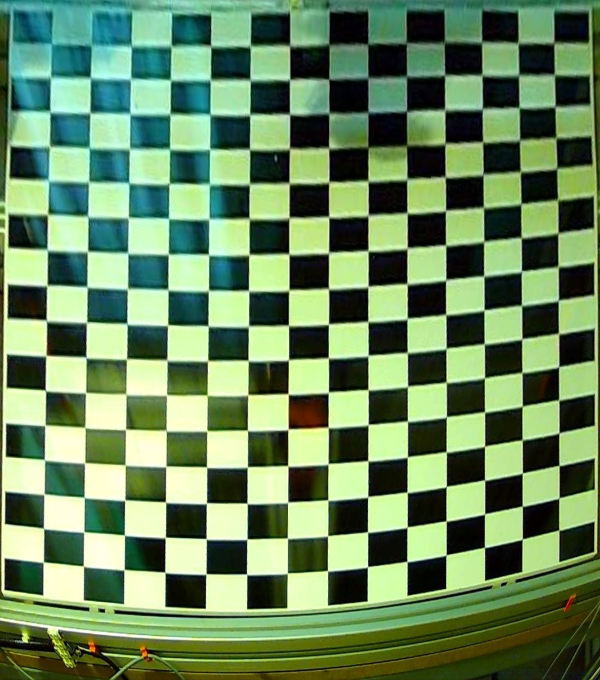
#> input picture distest0.jpeg, 1200 x 1360 px (shown at 1/2 size); the run also reads 1 picture not shown here
$ python lensdistort.py
#> lines starting #> are read from the running program, lines starting #| are printed output that depends on the picture; after the words box and inside, x2 and y2 are one past the last pixel; in counts of white or black regions, pixels touching at a corner belong together
import numpy as np
import cv2
import glob


################ FIND CHESSBOARD CORNERS - OBJECT POINTS AND IMAGE POINTS #############################
def fixshape(heig,leng):
#> called with heig = 16, leng = 14
    chessboardSize = (heig,leng)
    cx=chessboardSize[1]
    cy=chessboardSize[0]

    imgf = cv2.imread('distest0.jpeg') ###CHECKBOARD ONLY
#> imgf is the input picture: shape (1360, 1200, 3); mean B, G, R 95.1, 136.6, 106.1

    frameSize = (len(imgf[0]),len(imgf))
#> frameSize = (1200, 1360)
    #frameSize=(1345,799)


    # termination criteria
    criteria = (cv2.TERM_CRITERIA_EPS + cv2.TERM_CRITERIA_MAX_ITER, 30, 0.001)


    # prepare object points, like (0,0,0), (1,0,0), (2,0,0) ....,(6,5,0)
    objp = np.zeros((chessboardSize[0] * chessboardSize[1], 3), np.float32)
    objp[:,:2] = np.mgrid[0:chessboardSize[0],0:chessboardSize[1]].T.reshape(-1,2)


    # Arrays to store object points and image points from all the images.
    objpoints = [] # 3d point in real world space
    imgpoints = [] # 2d points in image plane.


    images = glob.glob('*.jpeg')

    img = cv2.imread(images[0])
   #cv2.imshow("a",img)
    for image in images:

        img = cv2.imread(image)
        gray = cv2.cvtColor(img, cv2.COLOR_BGR2GRAY)
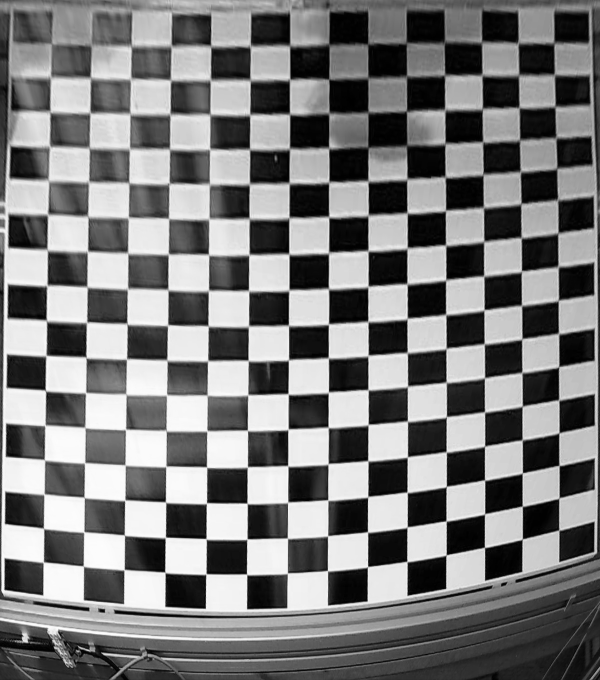
#> gray: shape (1360, 1200) (shown at 1/2 size); min 0, max 255, mean 122.8

        # Find the chess board corners
        ret, corners = cv2.findChessboardCorners(gray, chessboardSize, None)
#> ret = True; corners = 224 rows, first 8: [1109, 86.5], [1109.5, 150], [1111, 214.5], [1112.5, 276], [1114, 337], [1114.5, 401.5], [1116.5, 467], [1116.5, 534]

        # If found, add object points, image points (after refining them)
        if ret == True:
            print("found")
            objpoints.append(objp)
            corners2 = cv2.cornerSubPix(gray, corners, (11,11), (-1,-1), criteria)
#> corners2 = 224 rows, first 8: [1108.4, 86.46], [1109, 149.5], [1110.1, 213.6], [1112.6, 275.8], [1113.9, 337.5], [1115.5, 400.2], [1116.4, 466.4], [1116.6, 533.5]
            imgpoints.append(corners)
            cv2.circle(img,((int)(corners[0][0][0]),(int)(corners[0][0][1])),5,(0,0,255),cv2.FILLED)
#> img: shape (1360, 1200, 3); under 0.01% of pixels changed, all inside (x1, y1, x2, y2) = (1103, 81, 1114, 92)
            cv2.circle(img,((int)(corners[cx*cy-1][0][0]),(int)(corners[cx*cy-1][0][1])),5,(0,255,0),cv2.FILLED)
#> img: shape (1360, 1200, 3); mean B, G, R 95.1, 136.6, 106.1
            cv2.circle(img,((int)(corners[cy-1][0][0]),(int)(corners[cy-1][0][1])),5,(255,0,0),cv2.FILLED)
#> img: shape (1360, 1200, 3); mean B, G, R 95.1, 136.6, 106.1
            cv2.circle(img,((int)(corners[cx*cy-cy][0][0]),(int)(corners[cx*cy-cy][0][1])),5,(255,255,255),cv2.FILLED)
#> img: shape (1360, 1200, 3); mean B, G, R 95.1, 136.6, 106.1
            # Draw and display the corners
            cv2.drawChessboardCorners(img, chessboardSize, corners2, ret)
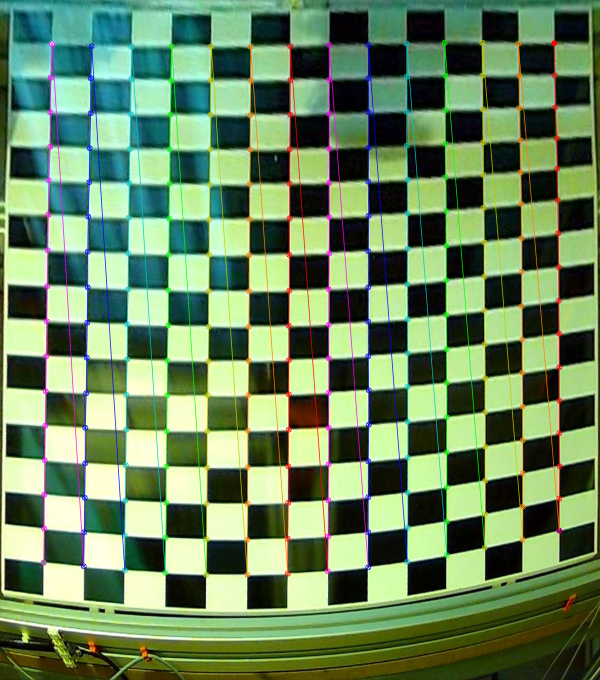
#> img: shape (1360, 1200, 3) (shown at 1/2 size); mean B, G, R 94.7, 135.3, 106.4
            cv2.imwrite("processing.jpg",img)
           #cv2.imshow('img', img)
            cv2.waitKey(1000)
#> pass 2 of the loop in fixshape, `for image in images:`:
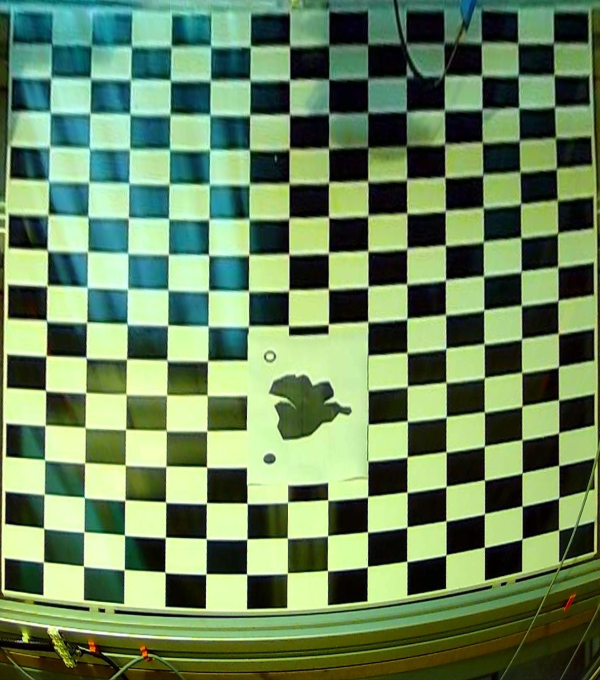
#> input picture distest1.jpeg, 1200 x 1360 px (shown at 1/2 size)
#> in fixshape, img is the input picture: shape (1360, 1200, 3); mean B, G, R 93.9, 134.8, 106.6
#> in fixshape, `gray = cv2.cvtColor(img, cv2.COLOR_BGR2GRAY)`:
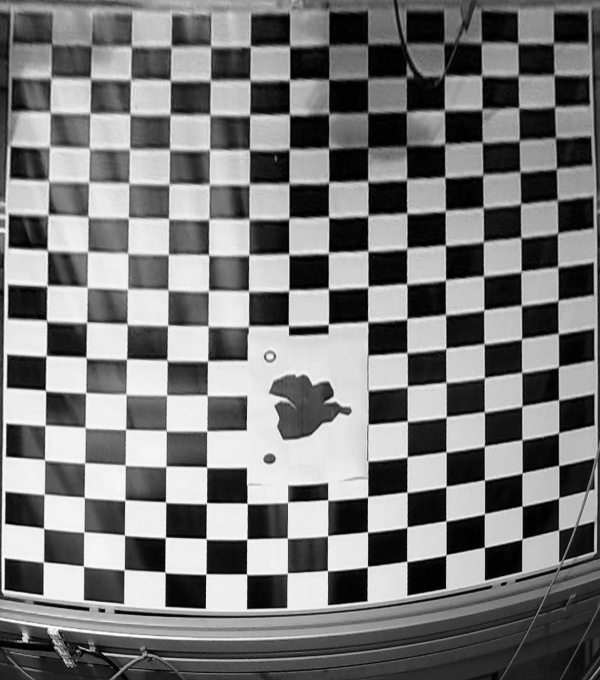
#> gray: shape (1360, 1200) (shown at 1/2 size); min 0, max 255, mean 121.7
#> in fixshape, `ret, corners = cv2.findChessboardCorners(gray, chessboardSize, None)`: ret = False; corners = 214 rows, first 8: [901, 85], [812.5, 87.5], [964, 86.5], [963, 152.5], [902, 141], [805, 143], [736.5, 157.5], [736, 89]


    cv2.destroyAllWindows()


    ############## CALIBRATION #######################################################

    ret, cameraMatrix, dist, rvecs, tvecs = cv2.calibrateCamera(objpoints, imgpoints, frameSize, None, None)
#> ret = 3.91; cameraMatrix = [[6205.6, 0, 518], [0, 8637.1, 860.8], [0, 0, 1]]; dist = [[-5.23, 388.2, -0.522, -0.0754, -20265.1]]; rvecs = ([-0.686, 0.726, 1.45],); tvecs = ([7.81, -6.87, 83.9],)


    ############## UNDISTORTION #####################################################

    img = cv2.imread('distest1.jpeg') ###PICTURE TO FIX
    h,  w = img.shape[:2]
#> h = 1360; w = 1200
    newCameraMatrix, roi = cv2.getOptimalNewCameraMatrix(cameraMatrix, dist, (w,h), 1, (w,h))
#> newCameraMatrix = [[4824.8, 0, 449.5], [0, 7520.7, 749.7], [0, 0, 1]]; roi = (71, 89, 908, 1095)


    # Undistort
    dst = cv2.undistort(img, cameraMatrix, dist, None, newCameraMatrix)

    # crop the image
    x, y, w, h = roi
#> x = 71; y = 89; w = 908; h = 1095
    dst = dst[y:y+h, x:x+w]
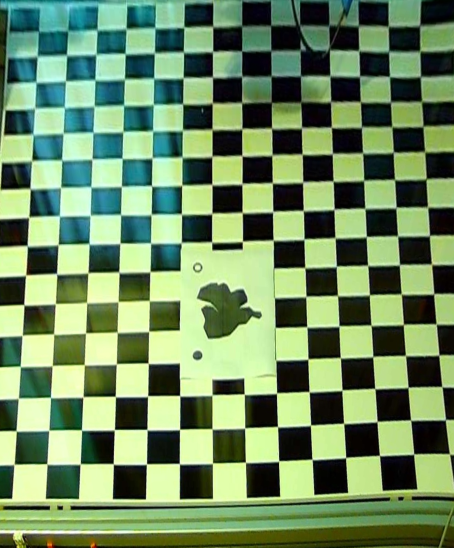
#> dst: shape (1095, 908, 3) (shown at 1/2 size); mean B, G, R 98.2, 140.3, 111.4
    cv2.imwrite('caliResult1.png', dst)

    imgf = cv2.imread('distest0.jpeg') ###CHECKBOARD ONLY
    hf,  wf = imgf.shape[:2]
#> hf = 1360; wf = 1200
    newCameraMatrix, roif = cv2.getOptimalNewCameraMatrix(cameraMatrix, dist, (wf,hf), 1, (wf,hf))
#> roif = (71, 89, 908, 1095)


    # Undistort
    cv2.imshow("test2",imgf)
    dstf = cv2.undistort(imgf, cameraMatrix, dist, None, newCameraMatrix)
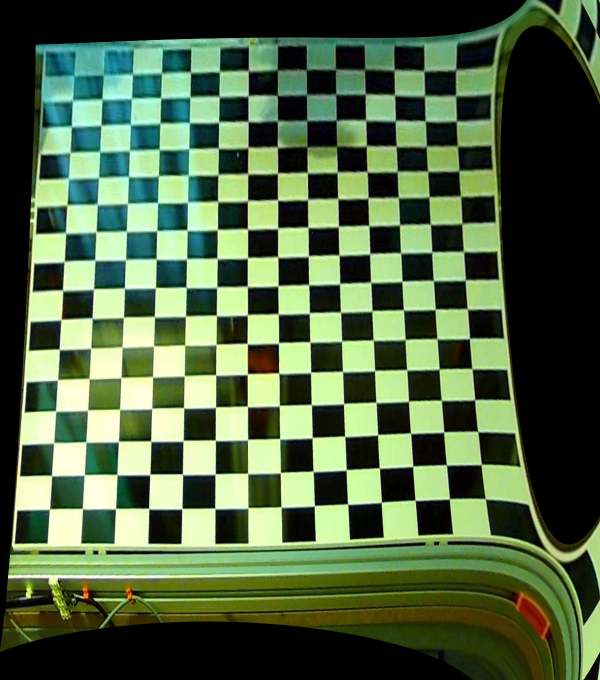
#> dstf: shape (1360, 1200, 3) (shown at 1/2 size); mean B, G, R 67.6, 101, 79.7

    # crop the image
    xf, yf, wf, hf = roif
#> xf = 71; yf = 89; wf = 908; hf = 1095
    dstf = dstf[yf:yf+hf, xf:xf+wf]
#> dstf: shape (1095, 908, 3)
    cv2.imwrite('caliResult11.png', dstf)

    # Undistort
    cv2.imshow("test2",imgf)
    dstf = cv2.undistort(imgf, cameraMatrix, dist, None, newCameraMatrix)

    # crop the image
    xf, yf, wf, hf = roif
    dstf = dstf[yf:yf+hf, xf:xf+wf]
    cv2.imwrite('caliResult12.png', dstf)

    ##########################
    gr=cv2.cvtColor(dstf, cv2.COLOR_BGR2GRAY)
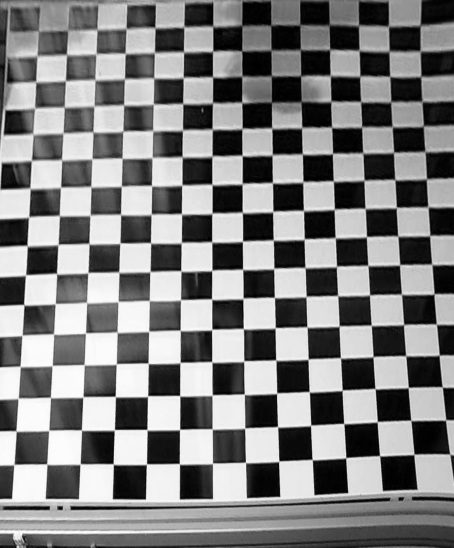
#> gr: shape (1095, 908) (shown at 1/2 size); min 0, max 254, mean 127.4

    ret, crn = cv2.findChessboardCorners(gr, chessboardSize, None)
#> ret = True; crn = 224 rows, first 8: [840.3, 51.32], [841.5, 102], [841, 152.5], [845.5, 202.5], [846.5, 252], [850.5, 303.5], [853.5, 358.5], [857.5, 413]
    cv2.destroyAllWindows()
    cv2.imshow("test",gr)


    if ret == True:
        print("We in chief")
        objpoints.append(objp)
        corners2 = cv2.cornerSubPix(gr, crn, (11,11), (-1,-1), criteria)
#> corners2 = 224 rows, first 8: [840.8, 51.29], [840.7, 102.3], [841.8, 153.4], [844.4, 203.2], [847.1, 252.8], [850.4, 303.7], [853.3, 358.2], [856.4, 414]
        imgpoints.append(crn)
        cv2.circle(dst,((int)(crn[cy-1][0][0]),(int)(crn[cy-1][0][1])),15,(255,0,0),cv2.FILLED)
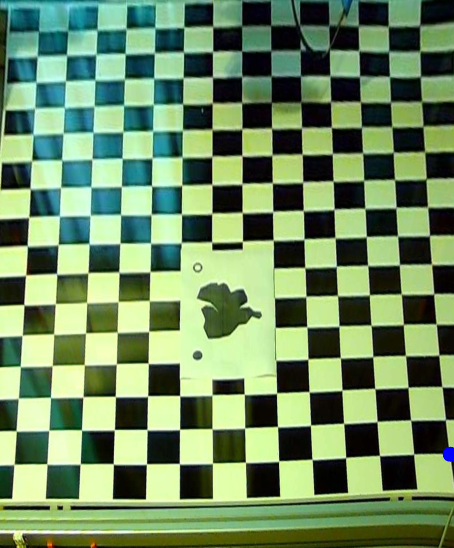
#> dst: shape (1095, 908, 3) (shown at 1/2 size); 0.06% of pixels changed, all inside (x1, y1, x2, y2) = (885, 893, 908, 924)
        cv2.circle(dst,((int)(crn[cx*cy-1][0][0]),(int)(crn[cx*cy-1][0][1])),10,(0,255,0),cv2.FILLED)
#> dst: shape (1095, 908, 3); 0.03% of pixels changed, all inside (x1, y1, x2, y2) = (18, 919, 39, 940)
        cv2.circle(dst,((int)(crn[0][0][0]),(int)(crn[0][0][1])),5,(0,0,255),cv2.FILLED)
#> dst: shape (1095, 908, 3); mean B, G, R 98.2, 140.3, 111.3
        cv2.circle(dst,((int)(crn[cx*cy-cy][0][0]),(int)(crn[cx*cy-cy][0][1])),5,(255,255,255),cv2.FILLED)
#> dst: shape (1095, 908, 3); mean B, G, R 98.2, 140.3, 111.3


        arr=np.float32([
                            [(int)(crn[cx*cy-cy][0][0]),(int)(crn[cx*cy-cy][0][1])],
                            [(int)(crn[0][0][0]),(int)(crn[0][0][1])],
                            [(int)(crn[cx*cy-1][0][0]),(int)(crn[cx*cy-1][0][1])],
                            [(int)(crn[cy-1][0][0]),(int)(crn[cy-1][0][1])]])
#> arr = [[77, 62], [840, 51], [28, 929], [900, 908]]
        #print(arr)
        """
        width=abs((int)(crn[cx*cy-1][0][0]-crn[cy-1][0][0]))
        height=abs((int)(crn[0][0][1]-crn[cy-1][0][1]))"""
        width=1300
        height=1500
        transformed=np.float32([[0,0],[width,0],[0,height],[width,height]])
        matrix=cv2.getPerspectiveTransform(arr,transformed)
#> matrix = [[1.71, 0.0965, -137.4], [0.0288, 2, -126.2], [-8.87e-06, 0.000167, 1]]
        output=cv2.warpPerspective(dst,matrix,(width,height))
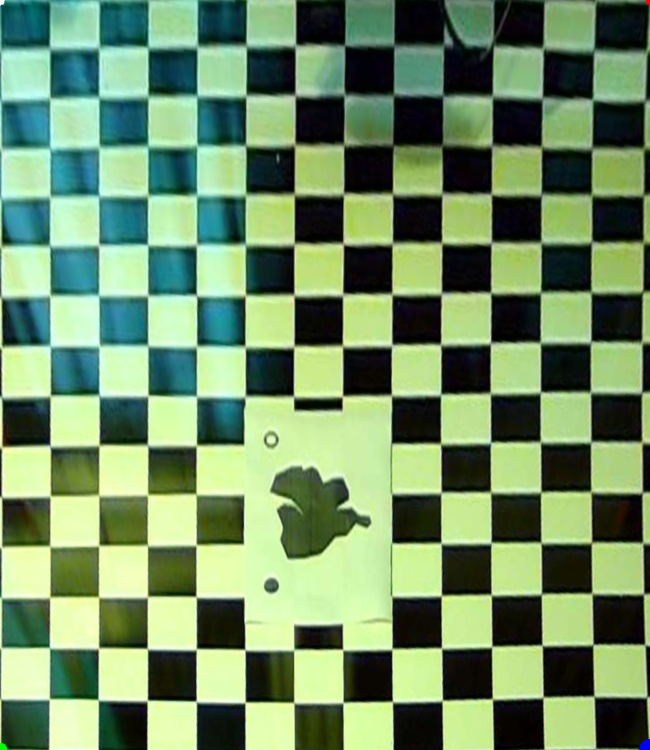
#> output: shape (1500, 1300, 3) (shown at 1/2 size); mean B, G, R 102, 142.4, 112.9
       #cv2.imshow("imga",dst)
       #cv2.imshow("imgb",output)
        cv2.imwrite("caliResultFinal1.png",output)
    cv2.imwrite('caliResult4.png', dst)

    cv2.destroyAllWindows()
    """
    for i in range(len(arr)):
        cv2.circle(dst,((int)(arr[i][0]),(int)(arr[i][1])),5,(0,0,i*60),cv2.FILLED)
        print(arr[i][0],arr[i][1])"""

    cv2.imwrite('caliResult7.png', dst)


if __name__ == "__main__":
    fixshape(16,14)
"""
# Undistort with Remapping+UD
mapx, mapy = cv2.initUndistortRectifyMap(cameraMatrix, dist, None, newCameraMatrix, (w,h), 5)
dst = cv2.remap(dst, mapx, mapy, cv2.INTER_LINEAR)

# crop the image
x, y, w, h = roi
dst = dst[y:y+h, x:x+w]
cv2.imwrite('caliResult3.png', dst)


# Undistort with Remapping
mapx, mapy = cv2.initUndistortRectifyMap(cameraMatrix, dist, None, newCameraMatrix, (w,h), 5)
dst = cv2.remap(img, mapx, mapy, cv2.INTER_LINEAR)

# crop the image
x, y, w, h = roi
dst = dst[y:y+h, x:x+w]
cv2.imwrite('caliResult2.png', dst)


# Reprojection Error
mean_error = 0

for i in range(len(objpoints)):
    continue
    imgpoints2, _ = cv2.projectPoints(objpoints[i], rvecs[i], tvecs[i], cameraMatrix, dist)
    error = cv2.norm(imgpoints[i], imgpoints2, cv2.NORM_L2)/len(imgpoints2)
    mean_error += error

print( "total error: {}".format(mean_error/len(objpoints)) )"""
